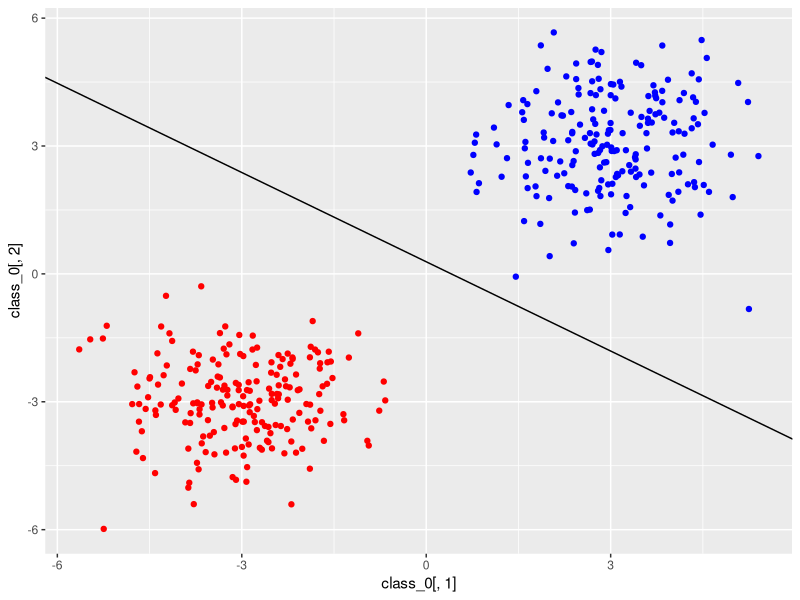
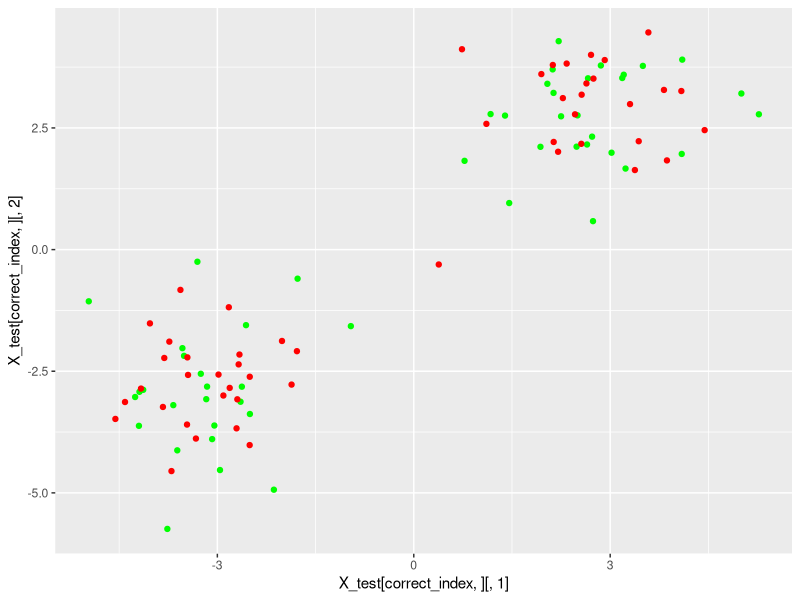

Source code (R) for these figures, in order:
library(ggplot2)

# make classification dataset:

x_0 = -3
y_0 = -3

x_1 = 3
y_1 = 3

sigma = 1
n = 200

sample_class_0 <- function(n) {
  return(cbind(rnorm(n, x_0, sigma), rnorm(n, y_0, sigma)))
}

sample_class_1 <- function(n) {
  return(cbind(rnorm(n, x_1, sigma), rnorm(n, y_1, sigma)))
}

class_0 = cbind(rnorm(n,x_0,sigma), rnorm(n,y_0,sigma))
class_1 = cbind(rnorm(n,x_1,sigma), rnorm(n,y_1,sigma))

X = rbind(class_0, class_1)
data = cbind(c(rep(-1,n), rep(1,n)), X)
data <- data[sample(1:nrow(data)),]
data
y = data[,1]
X = data[,c(2,3)]
X

pl = ggplot()
pl <- pl + geom_point(aes(class_0[,1], class_0[,2]), col='red') + geom_point(aes(class_1[,1], class_1[,2]), col='blue')

# Stochastic Gradient Descent

f <- function(x, w) {
  return(t(w)%*%c(x,1))
}

max_iter = 100
eta_0 = 0.1

# initialise random w
w = rnorm(ncol(X)+1)

for (iter in 1:max_iter) {
  step = eta_0/sqrt(iter)
  for (i in 1:nrow(data)) {
    if (y[i]*f(X[i,], w) <= 0) {
      w <- w+eta_0*y[i]*c(X[i,],1)
    }
  }
}

print(w)

pl <- pl + geom_abline(intercept=-w[3]/w[2], slope=-w[1]/w[2])
pl


# test predictions:
test_size = 100
test_size <- test_size%/%2
class_0_X_test = sample_class_0(test_size)
class_1_X_test = sample_class_1(test_size)
X_test = rbind(class_0_X_test, class_1_X_test)
y_test = c(rep(-1,test_size), rep(1,test_size))
test = cbind(c(rep(-1,test_size), rep(1,test_size)), X_test)

correct = 0
correct_index = c()
incorrect_index = c()
for (i in 1:nrow(X_test)) {
  if (y[i]*f(X_test[i,], w) >= 0) {
    correct <- correct + 1
    correct_index <- c(correct_index, i)
  } else {
    incorrect_index <- c(incorrect_index, i)
  }
}
print(incorrect_index)
print(correct/nrow(X_test)*100)

pl_correct = ggplot()
pl_correct <- pl_correct + geom_point(aes(X_test[correct_index,][,1], X_test[correct_index,][,2]), col='green')
pl_correct <- pl_correct + geom_point(aes(X_test[incorrect_index,][,1], X_test[incorrect_index,][,2]), col='red')
pl_correct

pl <- pl + geom_point(aes(class_0[,1], class_0[,2]), col='red') + geom_point(aes(class_1[,1], class_1[,2]), col='blue')
